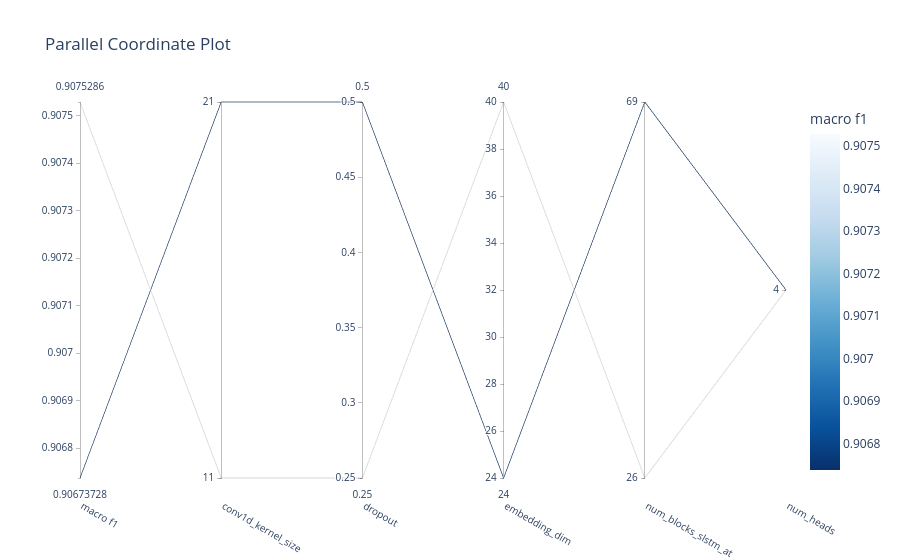

The code cell stored with this chart in its notebook:
### Code cell
plot_parallel_coordinate(study, target=lambda t: t.values[0], target_name="macro f1")

### Figure 1 — Plotly figure (JSON) as saved in the notebook; plotly's stock layout.template omitted (floating-point values rounded to 4 significant figures)
{"data": [{"dimensions": [{"label": "macro f1", "range": [0.9067, 0.9075], "values": [0.9075, 0.9067]}, {"label": "conv1d_kernel_size", "range": [0, 1], "ticktext": ["11", "21"], "tickvals": [0, 1], "values": [0, 1]}, {"label": "dropout", "range": [0.25, 0.5], "values": [0.25, 0.5]}, {"label": "embedding_dim", "range": [24, 40], "values": [40, 24]}, {"label": "num_blocks_slstm_at", "range": [0, 1], "ticktext": ["26", "69"], "tickvals": [0, 1], "values": [0, 1]}, {"label": "num_heads", "range": [0, 0], "ticktext": ["4"], "tickvals": [0], "values": [0, 0]}], "labelangle": 30, "labelside": "bottom", "line": {"color": [0.9075, 0.9067], "colorbar": {"title": {"text": "macro f1"}}, "colorscale": [[0, "rgb(247,251,255)"], [0.125, "rgb(222,235,247)"], [0.25, "rgb(198,219,239)"], [0.375, "rgb(158,202,225)"], [0.5, "rgb(107,174,214)"], [0.625, "rgb(66,146,198)"], [0.75, "rgb(33,113,181)"], [0.875, "rgb(8,81,156)"], [1, "rgb(8,48,107)"]], "reversescale": true, "showscale": true}, "type": "parcoords"}], "layout": {"title": {"text": "Parallel Coordinate Plot"}}}
